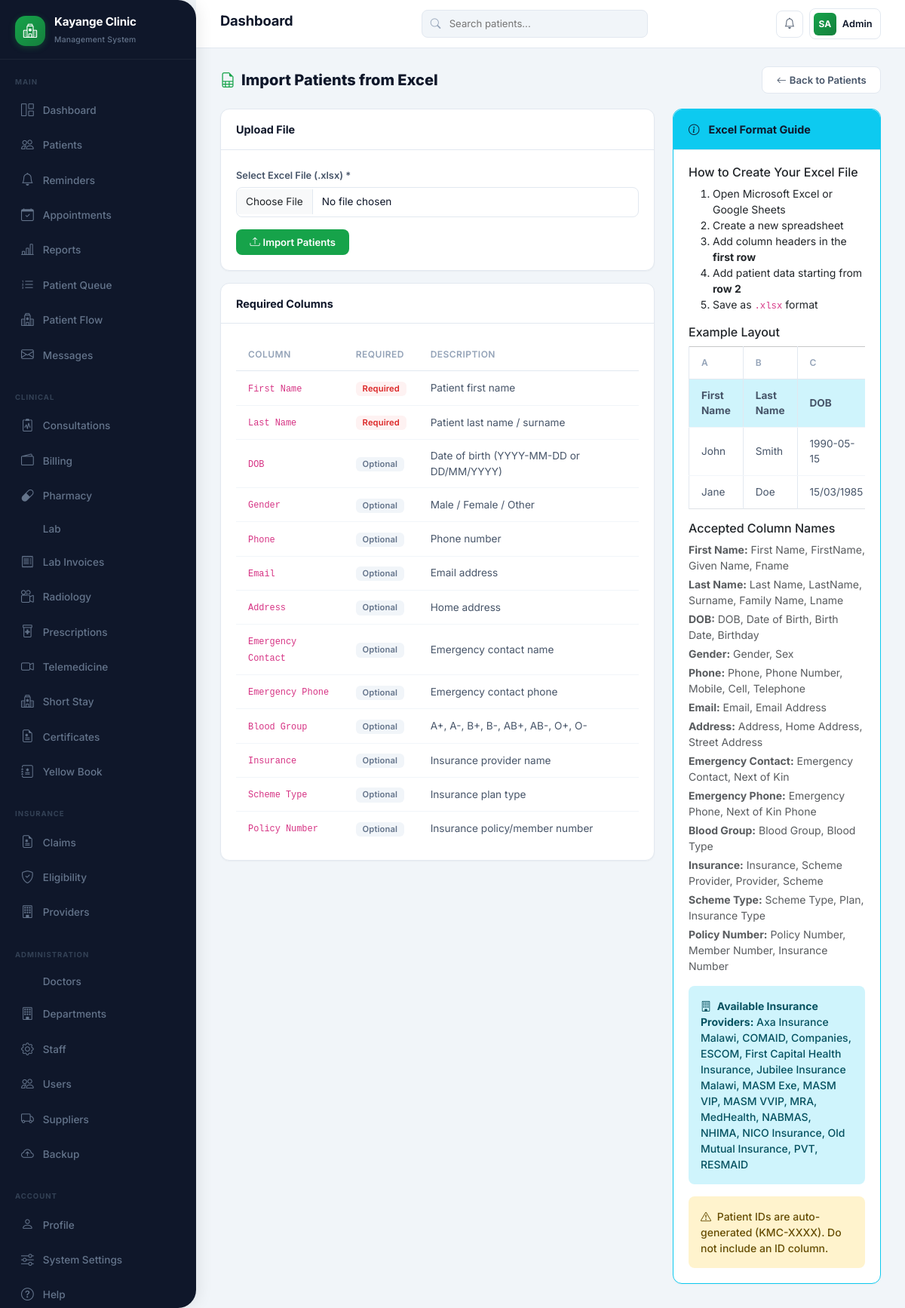
Screenshot of /patients/import (signed in) with the database file from the repository.
### tables this page shows
CREATE TABLE insurance_providers (
            id INTEGER PRIMARY KEY AUTOINCREMENT,
            name TEXT NOT NULL,
            code TEXT UNIQUE,
            contact_person TEXT,
            phone TEXT,
            email TEXT,
            address TEXT,
            is_active INTEGER DEFAULT 1,
            created_at TIMESTAMP DEFAULT CURRENT_TIMESTAMP,
            updated_at TIMESTAMP DEFAULT CURRENT_TIMESTAMP
        );

### app/routes/patients.py (the view)
@patients_bp.route('/import', strict_slashes=False)
@login_required
def import_page():
    db = get_db()
    providers = db.execute('SELECT id, name FROM insurance_providers ORDER BY name').fetchall()
    db.close()
    return render_template('patients/import.html', providers=providers)

### app/templates/patients/import.html (shortened to what this page needs)
{% extends "base.html" %}
{% block content %}
<div class="page-header">
    <h4><i class="bi bi-file-earmark-spreadsheet"></i> Import Patients from Excel</h4>
    <a href="/patients" class="btn btn-outline-secondary"><i class="bi bi-arrow-left me-1"></i>Back to Patients</a>
</div>
<div class="row g-4">
    <div class="col-md-8">
        <div class="card">
            <div class="card-header"><h6 class="mb-0">Upload File</h6></div>
            <div class="card-body">
                <form id="import-form" enctype="multipart/form-data">
                    <div class="mb-3">
                        <label class="form-label">Select Excel File (.xlsx) *</label>
                        <input type="file" class="form-control" id="import-file" accept=".xlsx,.xls" required>
                    </div>
                    <button type="submit" class="btn btn-primary" id="import-btn">
                        <i class="bi bi-upload me-1"></i>Import Patients
                    </button>
                </form>
            </div>
        </div>
        <div class="card mt-3">
            <div class="card-header"><h6 class="mb-0">Required Columns</h6></div>
            <div class="card-body">
                <div class="table-responsive">
                    <table class="table table-sm">
                        <thead><tr><th>Column</th><th>Required</th><th>Description</th></tr></thead>
                        <tbody>
                            <tr><td><code>First Name</code></td><td><span class="badge bg-danger">Required</span></td><td>Patient first name</td></tr>
                            <tr><td><code>Last Name</code></td><td><span class="badge bg-danger">Required</span></td><td>Patient last name / surname</td></tr>
                            <tr><td><code>DOB</code></td><td><span class="badge bg-secondary">Optional</span></td><td>Date of birth (YYYY-MM-DD or DD/MM/YYYY)</td></tr>
                            <tr><td><code>Gender</code></td><td><span class="badge bg-secondary">Optional</span></td><td>Male / Female / Other</td></tr>
                            <tr><td><code>Phone</code></td><td><span class="badge bg-secondary">Optional</span></td><td>Phone number</td></tr>
                            <tr><td><code>Email</code></td><td><span class="badge bg-secondary">Optional</span></td><td>Email address</td></tr>
                            <tr><td><code>Address</code></td><td><span class="badge bg-secondary">Optional</span></td><td>Home address</td></tr>
                            <tr><td><code>Emergency Contact</code></td><td><span class="badge bg-secondary">Optional</span></td><td>Emergency contact name</td></tr>
                            <tr><td><code>Emergency Phone</code></td><td><span class="badge bg-secondary">Optional</span></td><td>Emergency contact phone</td></tr>
                            <tr><td><code>Blood Group</code></td><td><span class="badge bg-secondary">Optional</span></td><td>A+, A-, B+, B-, AB+, AB-, O+, O-</td></tr>
                            <tr><td><code>Insurance</code></td><td><span class="badge bg-secondary">Optional</span></td><td>Insurance provider name</td></tr>
                            <tr><td><code>Scheme Type</code></td><td><span class="badge bg-secondary">Optional</span></td><td>Insurance plan type</td></tr>
                            <tr><td><code>Policy Number</code></td><td><span class="badge bg-secondary">Optional</span></td><td>Insurance policy/member number</td></tr>
                        </tbody>
                    </table>
                </div>
            </div>
        </div>
    </div>
    <div class="col-md-4">
        <div class="card border-info">
            <div class="card-header bg-info text-white"><h6 class="mb-0"><i class="bi bi-info-circle me-1"></i>Excel Format Guide</h6></div>
            <div class="card-body">
                <h6>How to Create Your Excel File</h6>
                <ol class="small">
                    <li>Open Microsoft Excel or Google Sheets</li>
                    <li>Create a new spreadsheet</li>
                    <li>Add column headers in the <strong>first row</strong></li>
                    <li>Add patient data starting from <strong>row 2</strong></li>
                    <li>Save as <code>.xlsx</code> format</li>
                </ol>
                <h6 class="mt-3">Example Layout</h6>
                <div class="table-responsive">
                    <table class="table table-bordered table-sm small">
                        <thead class="table-light">
                            <tr><th>A</th><th>B</th><th>C</th><th>D</th><th>E</th><th>F</th><th>G</th></tr>
                        </thead>
                        <tbody>
                            <tr class="table-info fw-bold"><td>First Name</td><td>Last Name</td><td>DOB</td><td>Gender</td><td>Phone</td><td>Email</td><td>Blood Group</td></tr>
                            <tr><td>John</td><td>Smith</td><td>1990-05-15</td><td>Male</td><td>0712345678</td><td>john@email.com</td><td>A+</td></tr>
                            <tr><td>Jane</td><td>Doe</td><td>15/03/1985</td><td>Female</td><td>0723456789</td><td>jane@email.com</td><td>O-</td></tr>
                        </tbody>
                    </table>
                </div>
                <h6 class="mt-3">Accepted Column Names</h6>
                <div class="small text-muted">
                    <p class="mb-1"><strong>First Name:</strong> First Name, FirstName, Given Name, Fname</p>
                    <p class="mb-1"><strong>Last Name:</strong> Last Name, LastName, Surname, Family Name, Lname</p>
                    <p class="mb-1"><strong>DOB:</strong> DOB, Date of Birth, Birth Date, Birthday</p>
                    <p class="mb-1"><strong>Gender:</strong> Gender, Sex</p>
                    <p class="mb-1"><strong>Phone:</strong> Phone, Phone Number, Mobile, Cell, Telephone</p>
                    <p class="mb-1"><strong>Email:</strong> Email, Email Address</p>
                    <p class="mb-1"><strong>Address:</strong> Address, Home Address, Street Address</p>
                    <p class="mb-1"><strong>Emergency Contact:</strong> Emergency Contact, Next of Kin</p>
                    <p class="mb-1"><strong>Emergency Phone:</strong> Emergency Phone, Next of Kin Phone</p>
                    <p class="mb-1"><strong>Blood Group:</strong> Blood Group, Blood Type</p>
                    <p class="mb-1"><strong>Insurance:</strong> Insurance, Scheme Provider, Provider, Scheme</p>
                    <p class="mb-1"><strong>Scheme Type:</strong> Scheme Type, Plan, Insurance Type</p>
                    <p class="mb-1"><strong>Policy Number:</strong> Policy Number, Member Number, Insurance Number</p>
                </div>
                <div class="alert alert-info small mt-3" id="provider-list">
                    <i class="bi bi-building me-1"></i>
                    <strong>Available Insurance Providers:</strong>
                    <span id="provider-names">{% for p in providers %}{{ p.name }}{% if not loop.last %}, {% endif %}{% endfor %}</span>
                </div>
                <div class="alert alert-warning small mt-3 mb-0">
                    <i class="bi bi-exclamation-triangle me-1"></i>
                    Patient IDs are auto-generated (KMC-XXXX). Do not include an ID column.
                </div>
            </div>
        </div>
    </div>
</div>
{% endblock %}

### rows the page displays
insurance_providers: name "Axa Insurance Malawi"
insurance_providers: name "COMAID"
insurance_providers: name "Companies"
insurance_providers: name "ESCOM"
insurance_providers: name "First Capital Health Insurance"
insurance_providers: name "Jubilee Insurance Malawi"
insurance_providers: name "MASM Exe"
insurance_providers: name "MASM VIP"
insurance_providers: name "MASM VVIP"
insurance_providers: name "MRA"
insurance_providers: name "MedHealth"
insurance_providers: name "NABMAS"
insurance_providers: name "NHIMA"
insurance_providers: name "NICO Insurance"
insurance_providers: name "Old Mutual Insurance"
insurance_providers: name "PVT"
insurance_providers: name "RESMAID"
